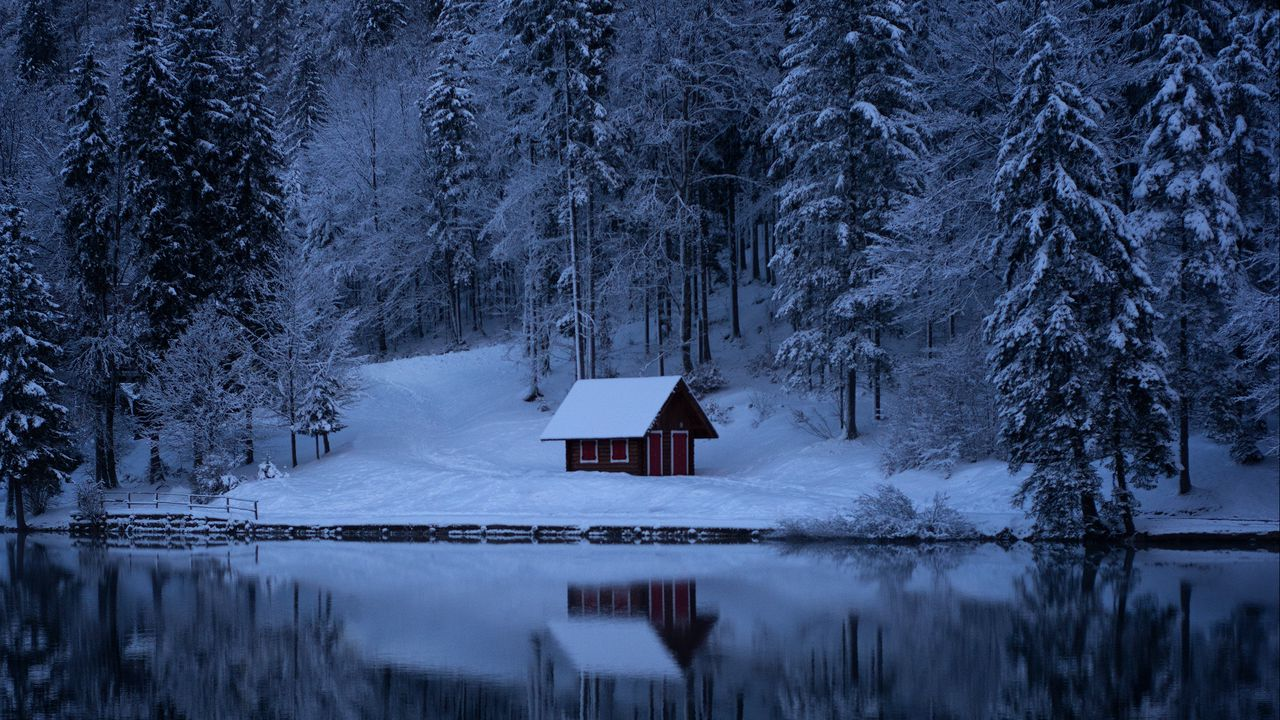
//> input picture task2/lab1.2__photo2.png, 1280 x 720 px
$ ./cg_laba1_2   (built with g++ and OpenCV 4)
//> lines starting //> are read from the running program, lines starting //| are printed output that depends on the picture
#include <opencv2/opencv.hpp>
#include <iostream>

using namespace cv;
using namespace std;

// Функция для преобразования изображения в полутоновое
Mat toGrayscale(const Mat& src) {
    Mat gray;
    cvtColor(src, gray, COLOR_BGR2GRAY);
    return gray;
}

int main() {

    Mat image1 = imread("D:\\lab1.2__photo2.png");
//> image1 is the input picture: 720 rows x 1280 cols, CV_8UC3; mean B, G, R 101.5, 66, 47.2
    Mat image2 = imread("D:\\lab1.2__photo1.png");
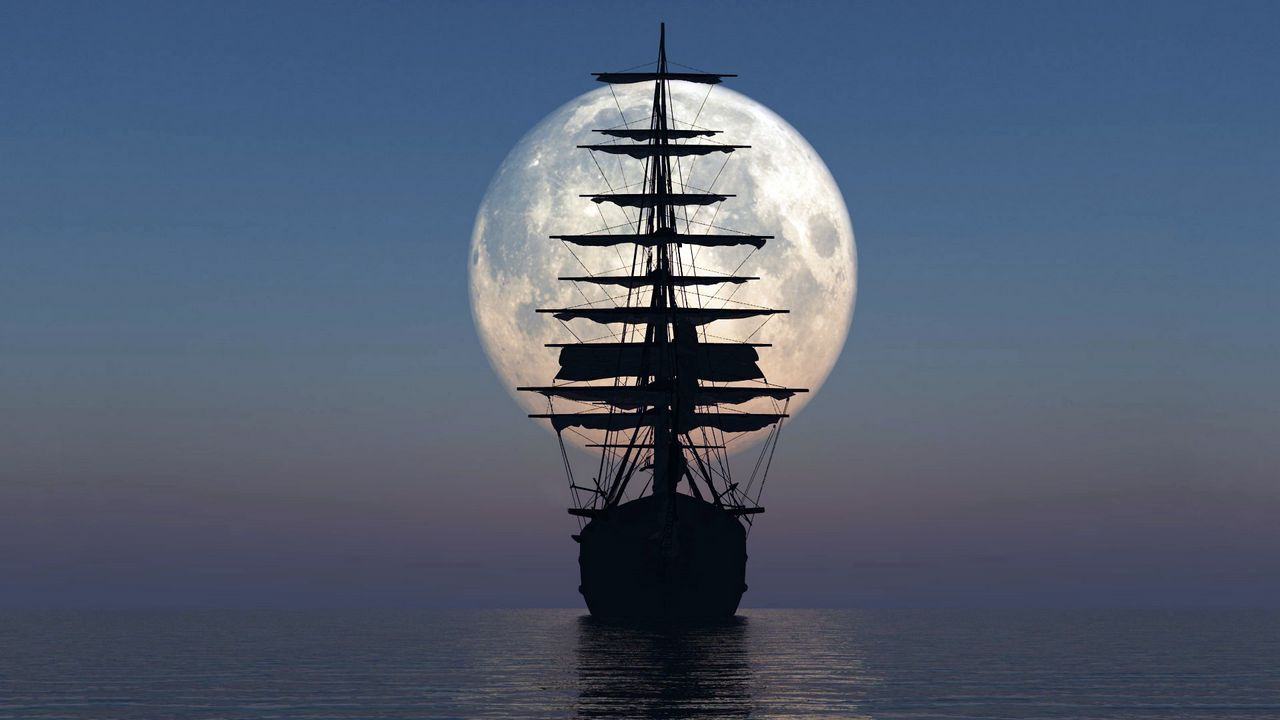
//> input picture task2/lab1.2__photo1.png, 1280 x 720 px
//> image2 is the input picture: 720 rows x 1280 cols, CV_8UC3; mean B, G, R 113.9, 93.6, 81.4
    Mat alphaChannel = imread("D:\\lab1.2__photo3.png");
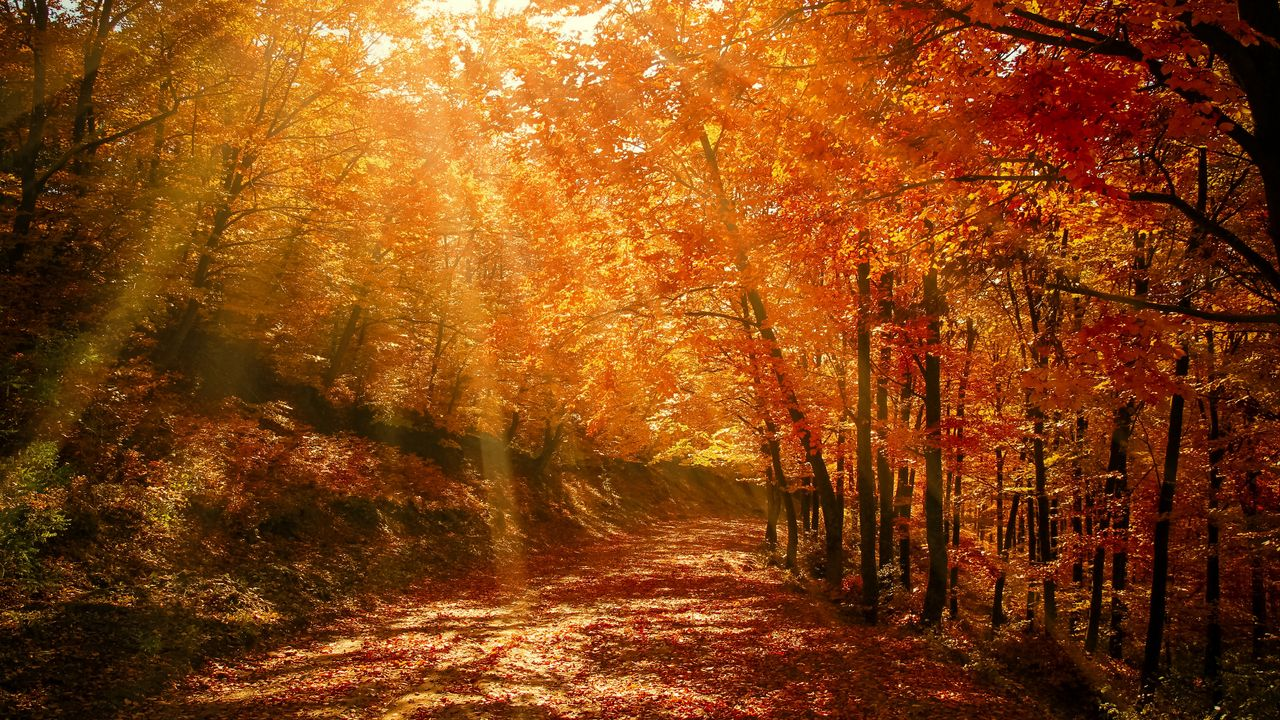
//> input picture task2/lab1.2__photo3.png, 1280 x 720 px
//> alphaChannel is the input picture: 720 rows x 1280 cols, CV_8UC3; mean B, G, R 20.8, 68.8, 132.4


    if (image1.empty()) {
        cerr << "Ошибка: Не удалось загрузить первое изображение." << endl;
        return -1;
    }
    if (image2.empty()) {
        cerr << "Ошибка: Не удалось загрузить второе изображение." << endl;
        return -1;
    } if (alphaChannel.empty()) {
        cerr << "Ошибка: Не удалось загрузить третье изображение." << endl;
        return -1;
    }

    // Проверка на одинаковый размер
    if (image1.size() != image2.size() || image1.size() != alphaChannel.size()) {
        cerr << "Изображения должны быть одинакового размера." << endl;
        return -1;
    }

    alphaChannel = toGrayscale(alphaChannel);
//> in toGrayscale, `cvtColor(src, gray, COLOR_BGR2GRAY);`:
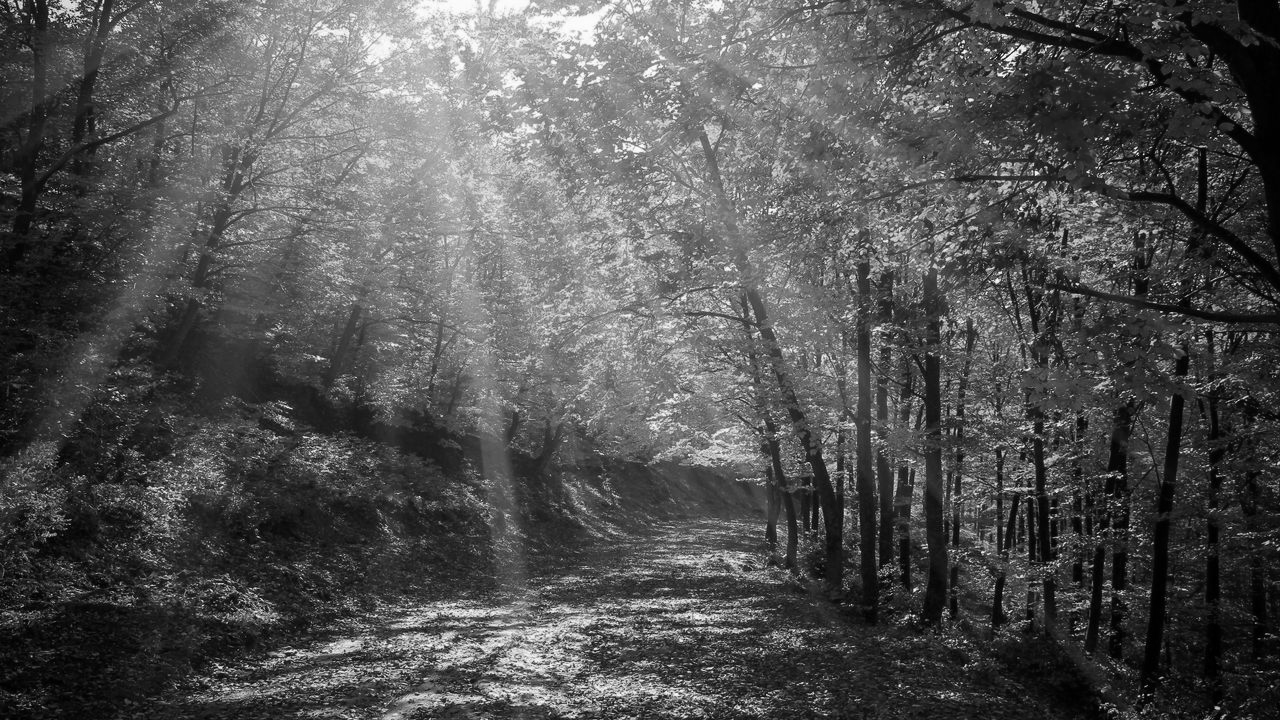
//> gray: 720 rows x 1280 cols, CV_8UC1; min 0, max 254, mean 82.3

    Mat blendedImage(image1.size(), CV_8UC3);
    for (int y = 0; y < image1.rows; y++) {
        for (int x = 0; x < image1.cols; x++) {

            uchar alpha = alphaChannel.at<uchar>(y, x);

            blendedImage.at<Vec3b>(y, x)[0] = (alpha * image1.at<Vec3b>(y, x)[0] + (255 - alpha) * image2.at<Vec3b>(y, x)[0]) / 255;
            blendedImage.at<Vec3b>(y, x)[1] = (alpha * image1.at<Vec3b>(y, x)[1] + (255 - alpha) * image2.at<Vec3b>(y, x)[1]) / 255;
            blendedImage.at<Vec3b>(y, x)[2] = (alpha * image1.at<Vec3b>(y, x)[2] + (255 - alpha) * image2.at<Vec3b>(y, x)[2]) / 255;
        }
    }
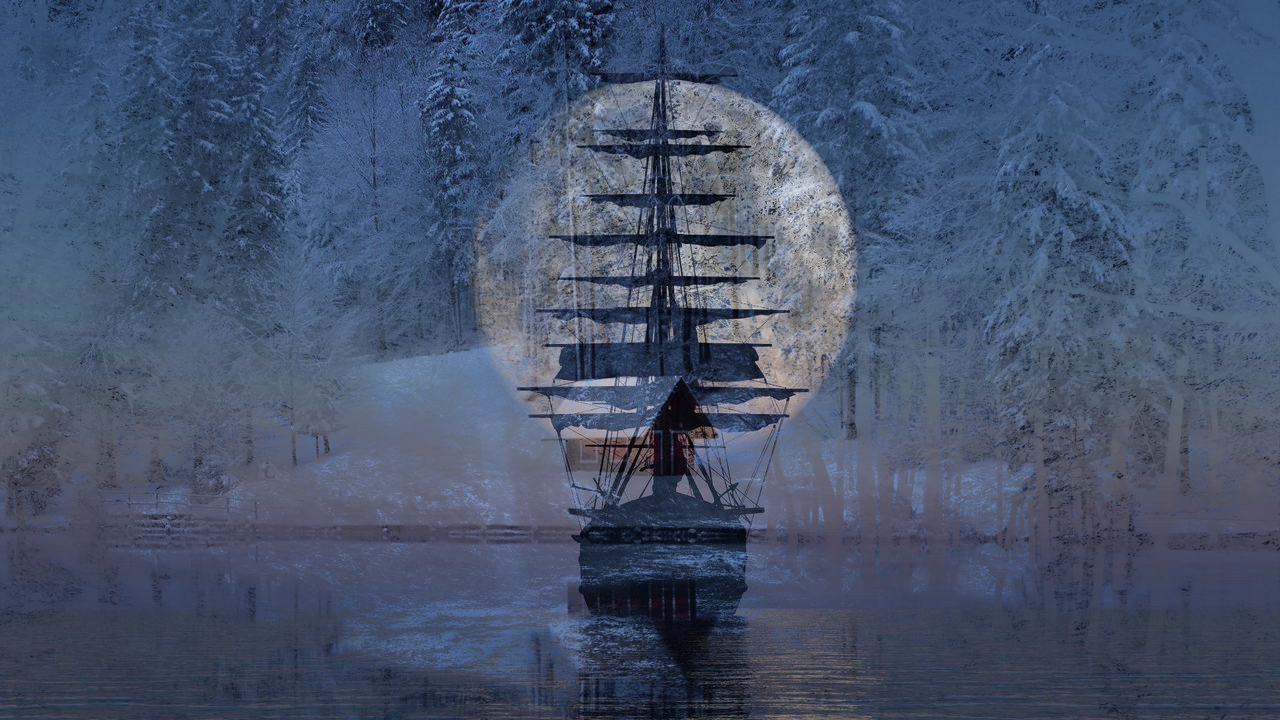
//> blendedImage: 720 rows x 1280 cols, CV_8UC3; mean B, G, R 108.6, 83.2, 69.2

    imwrite("D:\\bland_image.png", blendedImage);

    imshow("Смешанное изображение", blendedImage);
    waitKey(0);

    return 0;
}
